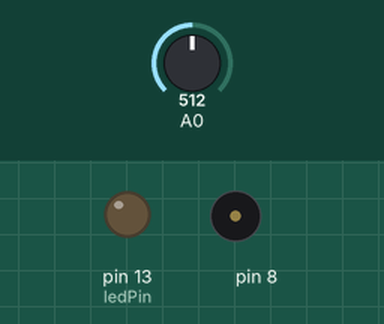
This sketch was run on a simulated Arduino Uno, built with avr-gcc and run on an emulated ATmega328P. Shown: output pins drawn as LEDs (lit = HIGH), buzzer (waves = sounding). The inputs (shaded band) are chosen by the test bench; at power-on: A0 = 512. What the sketch prints to the serial monitor is not drawn.

Above: at 6.2 s.
6.3 s: A0 set to 494
At 6.7 s:
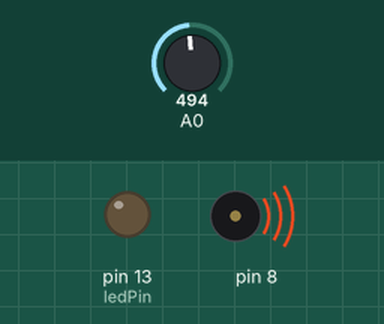
7.8 s: A0 set to 511
At 9.0 s:
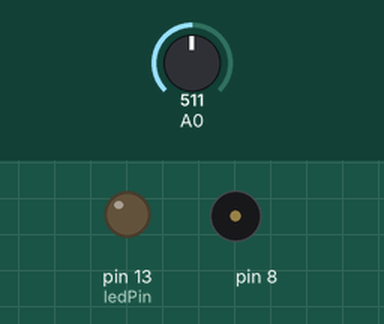
9.3 s: A0 set to 306
At 10.3 s:
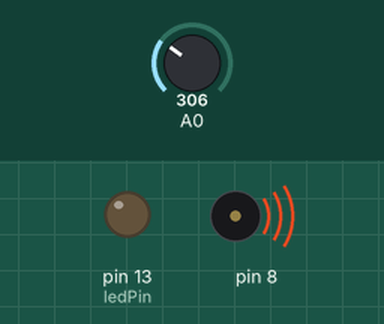
Timing chart, 0 to 12.3 s (numbered marks = the images above; inputs shaded):
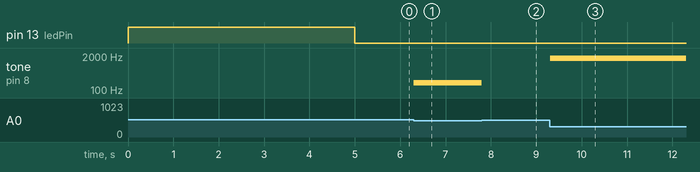

The sketch:

Project06_LightTheremin.ino
```cpp
// Variable setup
int sensorValue;

// sensorLow refers to both the lower light and lower voltage drop across photoresistor.
// There is an inverse relationship between voltage and light, thus maximum ADC values are as follows:
int sensorLow = 1023;
int sensorHigh = 0;

// pin 13 is the onboard LED pin. Used here as a status LED.
const int ledPin = 13;


void setup() {
  Serial.begin(9600);

  // Set onboard LED to HIGH
  pinMode(ledPin, OUTPUT);
  digitalWrite(ledPin, HIGH);

  // while it is within 5 seconds of startup
  while (millis() < 5000){

    // Calibrate photoresistor ADC values to the surrounding light.
    sensorValue = analogRead(A0);
    if (sensorHigh > sensorValue){
      sensorHigh = sensorValue;
    }
    if (sensorValue < sensorLow){
      sensorLow = sensorValue;
    }
  }

  // Set onboard LED low when calibration is finished
  digitalWrite(ledPin, LOW);
  Serial.print("sensorHigh: ");
  Serial.print(sensorHigh);
  Serial.print(", sensorLow: ");
  Serial.println(sensorLow);
}

void loop() {
  // Read ADC value of photoresistor
  sensorValue = analogRead(A0);

  // mappitch based upon most recent ADC reading
  int pitch = map(sensorValue, sensorLow, sensorHigh, 50, 4000);

  // if no interation to phototransistor turn speaker off, else make noise.
  if (sensorValue >= sensorLow - 10){
    noTone(8);
  }
  else{
    tone(8, pitch, 20);
  }

  delay(10);

}
```

Measured:
- the behaviour switches between 502 and 501 on A0 (found by bisection; images 0 and 1)
- after the input at 6.3 s, tone on pin 8: silent → 188 Hz at once
- after the input at 7.8 s, tone on pin 8: 188 Hz → silent at once
- after the input at 9.3 s, tone on pin 8: silent → 1639 Hz at once
